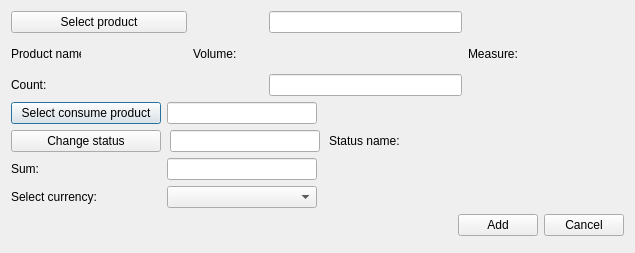
<?xml version="1.0" encoding="UTF-8"?>
<ui version="4.0">
 <class>CreateConPList</class>
 <widget class="QDialog" name="CreateConPList">
  <property name="geometry">
   <rect>
    <x>0</x>
    <y>0</y>
    <width>635</width>
    <height>253</height>
   </rect>
  </property>
  <property name="windowTitle">
   <string>Create/Update product in consume list</string>
  </property>
  <property name="locale">
   <locale language="English" country="UnitedStates"/>
  </property>
  <property name="modal">
   <bool>false</bool>
  </property>
  <layout class="QGridLayout" name="gridLayout">
   <property name="leftMargin">
    <number>11</number>
   </property>
   <property name="topMargin">
    <number>11</number>
   </property>
   <property name="rightMargin">
    <number>11</number>
   </property>
   <property name="bottomMargin">
    <number>17</number>
   </property>
   <item row="1" column="0">
    <widget class="QLabel" name="prodNameLb">
     <property name="minimumSize">
      <size>
       <width>70</width>
       <height>0</height>
      </size>
     </property>
     <property name="maximumSize">
      <size>
       <width>70</width>
       <height>16777215</height>
      </size>
     </property>
     <property name="text">
      <string>Product name:</string>
     </property>
    </widget>
   </item>
   <item row="1" column="1">
    <widget class="QLabel" name="prodNamePh">
     <property name="minimumSize">
      <size>
       <width>100</width>
       <height>0</height>
      </size>
     </property>
     <property name="font">
      <font>
       <family>Times New Roman</family>
       <pointsize>12</pointsize>
       <weight>75</weight>
       <italic>true</italic>
       <bold>true</bold>
      </font>
     </property>
     <property name="text">
      <string/>
     </property>
    </widget>
   </item>
   <item row="1" column="3">
    <widget class="QLabel" name="volumePh">
     <property name="minimumSize">
      <size>
       <width>100</width>
       <height>0</height>
      </size>
     </property>
     <property name="font">
      <font>
       <family>Times New Roman</family>
       <pointsize>12</pointsize>
       <weight>75</weight>
       <italic>true</italic>
       <bold>true</bold>
      </font>
     </property>
     <property name="text">
      <string/>
     </property>
    </widget>
   </item>
   <item row="1" column="2">
    <widget class="QLabel" name="volumeLb">
     <property name="minimumSize">
      <size>
       <width>70</width>
       <height>0</height>
      </size>
     </property>
     <property name="maximumSize">
      <size>
       <width>70</width>
       <height>16777215</height>
      </size>
     </property>
     <property name="text">
      <string>Volume:</string>
     </property>
    </widget>
   </item>
   <item row="1" column="4">
    <widget class="QLabel" name="measureLb">
     <property name="text">
      <string>Measure:</string>
     </property>
    </widget>
   </item>
   <item row="1" column="5">
    <widget class="QLabel" name="measurePh">
     <property name="minimumSize">
      <size>
       <width>100</width>
       <height>0</height>
      </size>
     </property>
     <property name="font">
      <font>
       <family>Times New Roman</family>
       <pointsize>12</pointsize>
       <weight>75</weight>
       <italic>true</italic>
       <bold>true</bold>
      </font>
     </property>
     <property name="text">
      <string/>
     </property>
    </widget>
   </item>
   <item row="3" column="0" colspan="6">
    <widget class="QWidget" name="editSectionWgt" native="true">
     <layout class="QGridLayout" name="gridLayout_3">
      <property name="leftMargin">
       <number>0</number>
      </property>
      <property name="topMargin">
       <number>0</number>
      </property>
      <property name="rightMargin">
       <number>0</number>
      </property>
      <property name="bottomMargin">
       <number>0</number>
      </property>
      <item row="3" column="0">
       <widget class="QLabel" name="currencyLb">
        <property name="text">
         <string>Select currency:</string>
        </property>
       </widget>
      </item>
      <item row="3" column="1">
       <widget class="QComboBox" name="currencyCmb">
        <property name="maximumSize">
         <size>
          <width>150</width>
          <height>16777215</height>
         </size>
        </property>
       </widget>
      </item>
      <item row="2" column="0">
       <widget class="QLabel" name="sumLb">
        <property name="minimumSize">
         <size>
          <width>150</width>
          <height>0</height>
         </size>
        </property>
        <property name="text">
         <string>Sum:</string>
        </property>
       </widget>
      </item>
      <item row="2" column="1">
       <widget class="QLineEdit" name="sumEdit">
        <property name="maximumSize">
         <size>
          <width>150</width>
          <height>16777215</height>
         </size>
        </property>
        <property name="toolTip">
         <string>&lt;html&gt;&lt;head/&gt;&lt;body&gt;&lt;p&gt;For example: 300 (pedends on currency, in that case 300 USD)&lt;/p&gt;&lt;/body&gt;&lt;/html&gt;</string>
        </property>
       </widget>
      </item>
      <item row="0" column="0">
       <widget class="QPushButton" name="consumeProductBtn">
        <property name="minimumSize">
         <size>
          <width>150</width>
          <height>0</height>
         </size>
        </property>
        <property name="text">
         <string>Select consume product</string>
        </property>
       </widget>
      </item>
      <item row="0" column="1">
       <widget class="QLineEdit" name="consumeProductEdit">
        <property name="maximumSize">
         <size>
          <width>150</width>
          <height>16777215</height>
         </size>
        </property>
        <property name="text">
         <string/>
        </property>
        <property name="readOnly">
         <bool>true</bool>
        </property>
       </widget>
      </item>
      <item row="2" column="2">
       <spacer name="horizontalSpacer_2">
        <property name="orientation">
         <enum>Qt::Horizontal</enum>
        </property>
        <property name="sizeHint" stdset="0">
         <size>
          <width>40</width>
          <height>20</height>
         </size>
        </property>
       </spacer>
      </item>
      <item row="0" column="2">
       <spacer name="horizontalSpacer_3">
        <property name="orientation">
         <enum>Qt::Horizontal</enum>
        </property>
        <property name="sizeHint" stdset="0">
         <size>
          <width>40</width>
          <height>20</height>
         </size>
        </property>
       </spacer>
      </item>
      <item row="3" column="2">
       <spacer name="horizontalSpacer_4">
        <property name="orientation">
         <enum>Qt::Horizontal</enum>
        </property>
        <property name="sizeHint" stdset="0">
         <size>
          <width>40</width>
          <height>20</height>
         </size>
        </property>
       </spacer>
      </item>
      <item row="1" column="0" colspan="3">
       <widget class="QWidget" name="statusWidget" native="true">
        <layout class="QHBoxLayout" name="horizontalLayout_3">
         <property name="spacing">
          <number>9</number>
         </property>
         <property name="leftMargin">
          <number>0</number>
         </property>
         <property name="topMargin">
          <number>0</number>
         </property>
         <property name="rightMargin">
          <number>0</number>
         </property>
         <property name="bottomMargin">
          <number>0</number>
         </property>
         <item>
          <widget class="QPushButton" name="statusBtn">
           <property name="sizePolicy">
            <sizepolicy hsizetype="Fixed" vsizetype="Fixed">
             <horstretch>0</horstretch>
             <verstretch>0</verstretch>
            </sizepolicy>
           </property>
           <property name="minimumSize">
            <size>
             <width>150</width>
             <height>0</height>
            </size>
           </property>
           <property name="text">
            <string>Change status</string>
           </property>
          </widget>
         </item>
         <item>
          <widget class="QLineEdit" name="statusEdit">
           <property name="maximumSize">
            <size>
             <width>150</width>
             <height>16777215</height>
            </size>
           </property>
           <property name="readOnly">
            <bool>true</bool>
           </property>
          </widget>
         </item>
         <item>
          <widget class="QLabel" name="statusLb">
           <property name="text">
            <string>Status name:</string>
           </property>
          </widget>
         </item>
         <item>
          <widget class="QLabel" name="statusPh">
           <property name="minimumSize">
            <size>
             <width>120</width>
             <height>0</height>
            </size>
           </property>
           <property name="font">
            <font>
             <family>Times New Roman</family>
             <pointsize>12</pointsize>
             <weight>75</weight>
             <italic>true</italic>
             <bold>true</bold>
            </font>
           </property>
           <property name="text">
            <string/>
           </property>
          </widget>
         </item>
        </layout>
       </widget>
      </item>
     </layout>
    </widget>
   </item>
   <item row="4" column="0" colspan="6">
    <layout class="QHBoxLayout" name="horizontalLayout">
     <item>
      <spacer name="horizontalSpacer">
       <property name="orientation">
        <enum>Qt::Horizontal</enum>
       </property>
       <property name="sizeHint" stdset="0">
        <size>
         <width>40</width>
         <height>20</height>
        </size>
       </property>
      </spacer>
     </item>
     <item>
      <widget class="QPushButton" name="addBtn">
       <property name="text">
        <string>Add</string>
       </property>
      </widget>
     </item>
     <item>
      <widget class="QPushButton" name="cancelBtn">
       <property name="text">
        <string>Cancel</string>
       </property>
      </widget>
     </item>
    </layout>
   </item>
   <item row="0" column="3">
    <widget class="QLineEdit" name="productEdit">
     <property name="readOnly">
      <bool>true</bool>
     </property>
    </widget>
   </item>
   <item row="2" column="3">
    <widget class="QLineEdit" name="countEdit">
     <property name="toolTip">
      <string>&lt;html&gt;&lt;head/&gt;&lt;body&gt;&lt;p&gt;For example: 100&lt;/p&gt;&lt;/body&gt;&lt;/html&gt;</string>
     </property>
    </widget>
   </item>
   <item row="0" column="0" colspan="2">
    <widget class="QPushButton" name="productBtn">
     <property name="text">
      <string>Select product</string>
     </property>
    </widget>
   </item>
   <item row="2" column="0" colspan="2">
    <widget class="QLabel" name="countLb">
     <property name="minimumSize">
      <size>
       <width>150</width>
       <height>0</height>
      </size>
     </property>
     <property name="text">
      <string>Count:</string>
     </property>
    </widget>
   </item>
  </layout>
 </widget>
 <tabstops>
  <tabstop>productBtn</tabstop>
  <tabstop>countEdit</tabstop>
  <tabstop>consumeProductBtn</tabstop>
  <tabstop>statusBtn</tabstop>
  <tabstop>addBtn</tabstop>
  <tabstop>cancelBtn</tabstop>
  <tabstop>productEdit</tabstop>
  <tabstop>consumeProductEdit</tabstop>
  <tabstop>statusEdit</tabstop>
  <tabstop>sumEdit</tabstop>
  <tabstop>currencyCmb</tabstop>
 </tabstops>
 <resources/>
 <connections/>
</ui>
